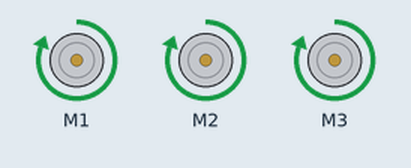
A sketch run on a simulated Arduino Uno, built with avr-gcc and run on an emulated ATmega328P. On the bench: 3 × DC motor (green arrow = forward, orange = backward, longer = faster).

Above: at 1.0 s.
At 4.0 s:
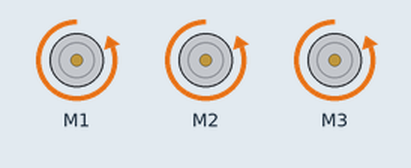
At 6.5 s:
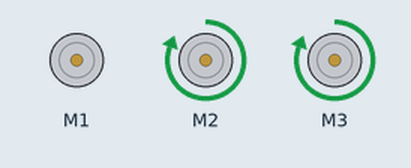
At 8.5 s:
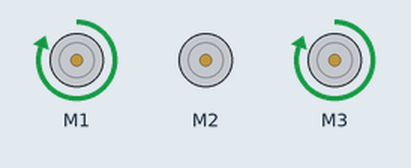
At 9.5 s:
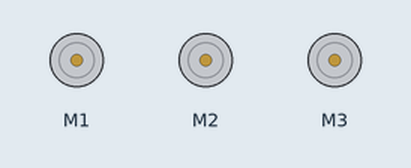
Timing chart, 0 to 13.0 s (numbered marks = the images above):
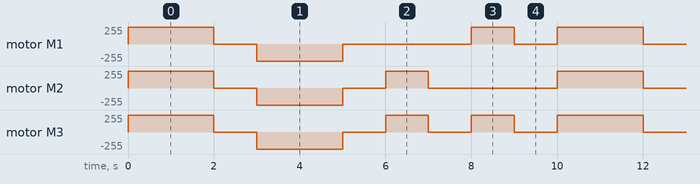

Measured:
- by itself, motor M1: repeats every 10.0 s: stopped 1.0 s, backward 255/255 2.0 s, stopped 3.0 s, forward 255/255 1.0 s, stopped 1.0 s, forward 255/255 2.0 s
- by itself, motor M2: repeats every 10.0 s: stopped 1.0 s, backward 255/255 2.0 s, stopped 1.0 s, forward 255/255 1.0 s, stopped 3.0 s, forward 255/255 2.0 s

The sketch:

omni.ino
```cpp
#include <AFMotor.h>

// Create motor instances
AF_DCMotor motor1(1); // Motor 1 connected to port 1
AF_DCMotor motor2(2); // Motor 2 connected to port 2
AF_DCMotor motor3(3); // Motor 3 connected to port 3

void setup() {
    // Start with all motors off
    motor1.setSpeed(0);
    motor2.setSpeed(0);
    motor3.setSpeed(0);
}

void loop() {
    moveForward();
    delay(2000); // Move forward for 2 seconds
    stopMotors();
    delay(1000); // Stop for 1 second

    moveBackward();
    delay(2000); // Move backward for 2 seconds
    stopMotors();
    delay(1000); // Stop for 1 second

    turnLeft();
    delay(1000); // Turn left for 1 second
    stopMotors();
    delay(1000); // Stop for 1 second

    turnRight();
    delay(1000); // Turn right for 1 second
    stopMotors();
    delay(1000); // Stop for 1 second
}

// Function to move forward
void moveForward() {
    motor1.setSpeed(255); // Set speed to maximum (0-255)
    motor1.run(FORWARD);
    motor2.setSpeed(255);
    motor2.run(FORWARD);
    motor3.setSpeed(255);
    motor3.run(FORWARD);
}

// Function to move backward
void moveBackward() {
    motor1.setSpeed(255);
    motor1.run(BACKWARD);
    motor2.setSpeed(255);
    motor2.run(BACKWARD);
    motor3.setSpeed(255);
    motor3.run(BACKWARD);
}

// Function to turn left
void turnLeft() {
    motor1.setSpeed(0); // Stop Motor 1
    motor2.setSpeed(255);
    motor2.run(FORWARD);
    motor3.setSpeed(255);
    motor3.run(FORWARD);
}

// Function to turn right
void turnRight() {
    motor1.setSpeed(255);
    motor1.run(FORWARD);
    motor2.setSpeed(0); // Stop Motor 2
    motor3.setSpeed(255);
    motor3.run(FORWARD);
}

// Function to stop all motors
void stopMotors() {
    motor1.setSpeed(0);
    motor1.run(RELEASE); // Release motor control
    motor2.setSpeed(0);
    motor2.run(RELEASE);
    motor3.setSpeed(0);
    motor3.run(RELEASE);
}
```
